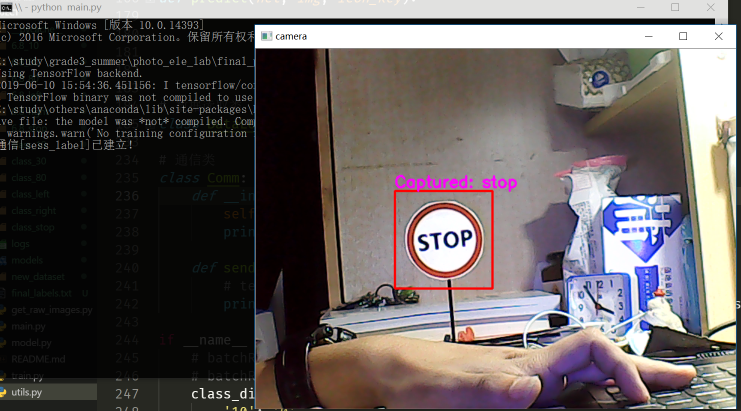
#> input picture samples/sample1.png, 1482 x 821 px (shown at 1/2 size)
$ python -i utils.py   (imports and definitions only)
#> lines starting #> are read from the running program, lines starting #| are printed output that depends on the picture
#> further down, picture is the input picture: shape (821, 1482, 3); mean B, G, R 89.7, 89.9, 96.4
# -*- coding: utf-8 -*-
'''
辅助工具。
by Riko
'''
import glob
import random
import os
import cv2.cv2 as cv
import numpy as np
import socket, struct, time

# 检测圆形
# Default parameters p1 = 200, p2 = 90, min = 10
def detectCircles(img, param1=200, param2=90, minRadius=10, maxRadius=130, bias=15):
#> called with param1 = 200, param2 = 90, minRadius = 10, maxRadius = 130, bias = 15
    roi = img.copy()
    img = cv.bilateralFilter(img, 9, 75, 75) # Smoothing
    gray = cv.cvtColor(img, cv.COLOR_BGR2GRAY)
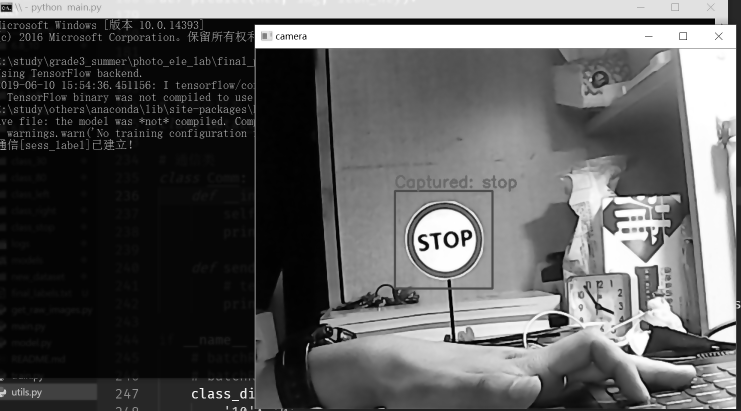
#> gray: shape (821, 1482) (shown at 1/2 size); min 0, max 255, mean 91.8
    # gray = cv.medianBlur(gray, 5)
    # gray = cv.equalizeHist(gray)
    circles = cv.HoughCircles(
        gray, cv.HOUGH_GRADIENT, 1, 20,
        param1=param1, param2=param2, minRadius=minRadius,
        maxRadius=maxRadius)
#> circles = [[886.5, 479.5, 76.8], [172.5, 124.5, 77.6]]

    if circles is not None:
        circles = np.int32(np.around(circles))
#> circles = [[886, 480, 77], [172, 124, 78]]
        rs = []
        for c in circles[0,:]:
            rs.append(c[2])
#> this loop made 2 passes
#> after the loop, rs = [77, 78]
        max_id = rs.index(max(rs))
#> max_id = 1
        for c in circles[0,:]:
            if rs[max_id] == c[2]:
                # cv.circle(img, (c[0],c[1]), c[2], (0,0,255), 2)
                # cv.circle(img, (c[0],c[1]), 2, (255,0,0), 2)
                # 矩形框选
                ix = c[0] - c[2] - bias
                iy = c[1] - c[2] - bias
                ex = c[0] + c[2] + bias
                ey = c[1] + c[2] + bias
                if ix == -bias and iy == -bias and ex == bias and ey == bias:
                    return None, None, None
                if c[2] > 30: # > 90
                    return 'locked', roi[iy:ey+1, ix:ex+1], [ix, iy, ex, ey]
                else:
                    return 'captured', roi[iy:ey+1, ix:ex+1], [ix, iy, ex, ey]
#> this loop made 2 passes
#> (c, ix, iy, ex, ey) on pass 2: ([172, 124, 78], 79, 31, 265, 217)
    else:
        cv.imshow('camera', img)
        return None, None, None

# 数据集批量重命名
# [139 lines left out: functions batchRename, batchResize, extractIcon, preprocess, predict, not called in this run]


# 数据读取类
class DataLoader:
    # [47 lines left out: functions __init__, _load, get, not called in this run]

# 通信类
class Comm:
    # [54 lines left out: functions __init__, _packAndSend, send, not called in this run]

    def close(self):
        self._packAndSend(('ff,00,00,00,ff', 'ff,02,01,1d,ff', 'ff,02,01,1d,ff'))
        self.sock.close()

# [15 lines not run here, left out]

>>> import cv2
>>> picture = cv2.imread('samples/sample1.png')
>>> result = detectCircles(picture)

$ run again, on samples/sample2.png
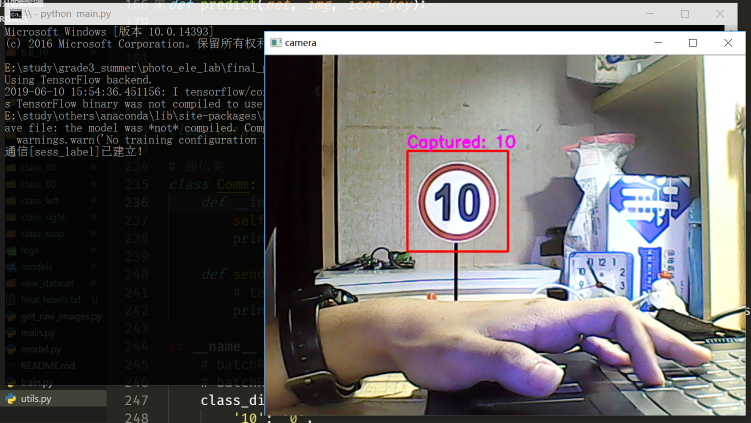
#> input picture samples/sample2.png, 1501 x 846 px (shown at 1/2 size)
#> picture is the input picture: shape (846, 1501, 3); mean B, G, R 98.5, 98.6, 101.3
#> in detectCircles, `gray = cv.cvtColor(img, cv.COLOR_BGR2GRAY)`:
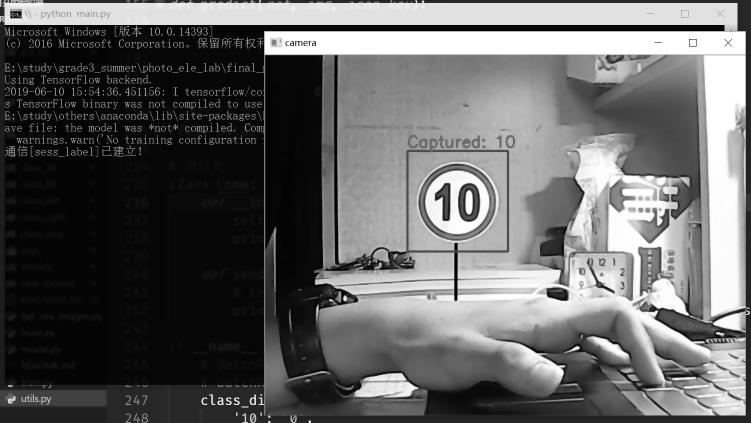
#> gray: shape (846, 1501) (shown at 1/2 size); min 0, max 255, mean 99.4
#> in detectCircles, `circles = cv.HoughCircles( gray, cv.HOUGH_GRADIENT, 1, 20, param1=para..`: circles = [[913.5, 404.5, 63.4], [191.5, 137.5, 77.6]]
#> in detectCircles, `circles = np.int32(np.around(circles))`: circles = [[914, 404, 63], [192, 138, 78]]
#> the loop in detectCircles, `for c in circles[0,:]:` made 2 passes
#> after the loop in detectCircles, `for c in circles[0,:]:`: rs = [63, 78]
#> max_id = 1
#> the loop in detectCircles, `for c in circles[0,:]:` made 2 passes
#> (c, ix, iy, ex, ey) on pass 2: ([192, 138, 78], 99, 45, 285, 231)

$ run again, on samples/sample3.png
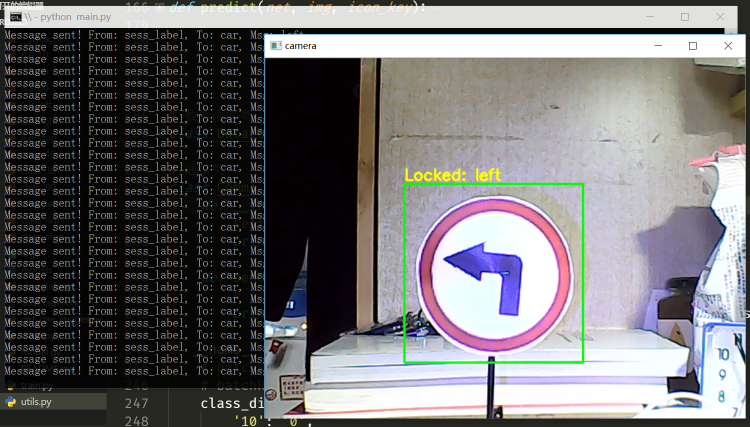
#> input picture samples/sample3.png, 1499 x 853 px (shown at 1/2 size)
#> picture is the input picture: shape (853, 1499, 3); mean B, G, R 114.7, 112.9, 114
#> in detectCircles, `gray = cv.cvtColor(img, cv.COLOR_BGR2GRAY)`:
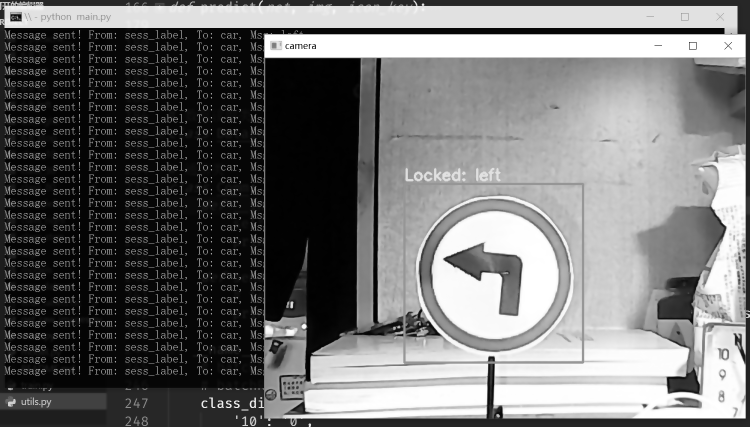
#> gray: shape (853, 1499) (shown at 1/2 size); min 0, max 255, mean 113.3
#> in detectCircles, `circles = cv.HoughCircles( gray, cv.HOUGH_GRADIENT, 1, 20, param1=para..`: circles = [[111.5, 479.5, 103], [111.5, 575.5, 103], [306.5, 166.5, 55.6], [306.5, 238.5, 55.6]]
#> in detectCircles, `circles = np.int32(np.around(circles))`: circles = [[112, 480, 103], [112, 576, 103], [306, 166, 56], [306, 238, 56]]
#> the loop in detectCircles, `for c in circles[0,:]:` made 4 passes
#> after the loop in detectCircles, `for c in circles[0,:]:`: rs = [103, 103, 56, 56]
#> max_id = 0
#> the loop in detectCircles, `for c in circles[0,:]:` made 1 pass
#> (c, ix, iy, ex, ey) on pass 1: ([112, 480, 103], -6, 362, 230, 598)
#> result = ('locked', empty array, [-6, 362, 230, 598])
